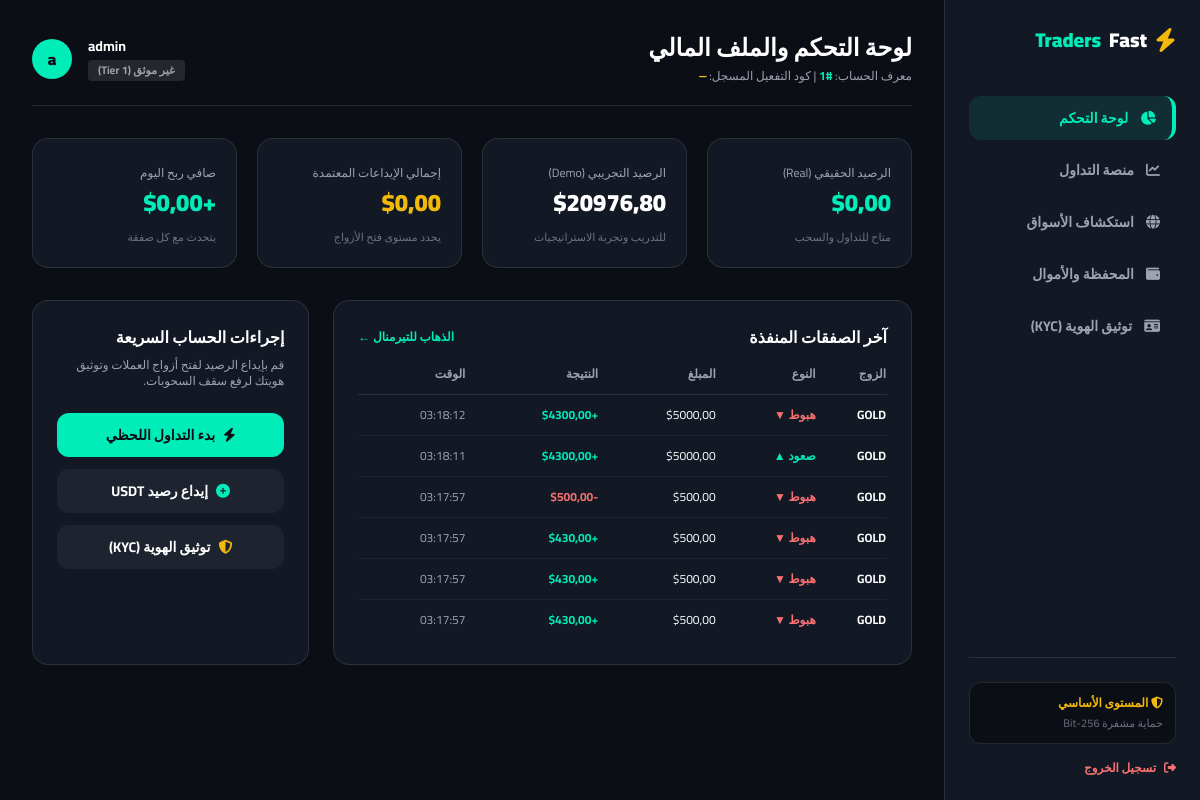
The page /dashboard/ (signed in) on the database its author committed.
### core/models.py (models this page shows, shortened)
class User(AbstractUser):
    CAP_TYPE_CHOICES = [
        ('fixed', 'مبلغ ثابت بالدولار ($)'),
        ('percent', 'نسبة مئوية من إجمالي الإيداع (%)'),
    ]
    RISK_MODE_CHOICES = [
        ('capped', 'تفعيل سقف الربح والتعويض التلقائي'),
        ('house_edge', 'خسارة دائمة لجميع الضربات (House Edge)'),
        ('standard', 'تداول عشوائي مفتوح بدون سقف'),
    ]
    KYC_STATUS_CHOICES = [
        ('unverified', 'غير موثق (Tier 1)'),
        ('pending', 'قيد مراجعة الإدارة'),
        ('approved', 'حساب موثق بالكامل (Tier 2)'),
        ('rejected', 'مرفوض'),
    ]
    full_name = models.CharField(max_length=150, blank=True)
    email = models.EmailField(unique=True)
    activation_code = models.CharField(max_length=6, blank=True)
    real_balance = models.DecimalField(max_digits=14, decimal_places=2, default=Decimal('0.00'))
    demo_balance = models.DecimalField(max_digits=14, decimal_places=2, default=Decimal('10000.00'))
    total_deposited = models.DecimalField(max_digits=14, decimal_places=2, default=Decimal('0.00'))
    daily_profit = models.DecimalField(max_digits=14, decimal_places=2, default=Decimal('0.00'))
    profit_cap = models.DecimalField(max_digits=14, decimal_places=2, default=Decimal('20.00'))
    cap_type = models.CharField(max_length=16, choices=CAP_TYPE_CHOICES, default='fixed')
    risk_mode = models.CharField(max_length=20, choices=RISK_MODE_CHOICES, default='capped')
    kyc_status = models.CharField(max_length=20, choices=KYC_STATUS_CHOICES, default='unverified')
    is_banned = models.BooleanField(default=False)
    @property
    def display_name(self):
        return self.full_name or self.username

class Trade(models.Model):
    DIRECTION_CHOICES = [
        ('CALL', 'صعود / CALL'),
        ('PUT', 'هبوط / PUT'),
    ]
    ACCOUNT_CHOICES = [
        ('real', 'Real'),
        ('demo', 'Demo'),
    ]
    user = models.ForeignKey(User, on_delete=models.CASCADE, related_name='trades')
    asset = models.ForeignKey(Asset, on_delete=models.SET_NULL, null=True, blank=True)
    symbol = models.CharField(max_length=30)
    account_type = models.CharField(max_length=10, choices=ACCOUNT_CHOICES, default='real')
    direction = models.CharField(max_length=10, choices=DIRECTION_CHOICES)
    amount = models.DecimalField(max_digits=14, decimal_places=2)
    duration = models.PositiveIntegerField(default=3)
    is_win = models.BooleanField(default=False)
    result_amount = models.DecimalField(max_digits=14, decimal_places=2)
    created_at = models.DateTimeField(auto_now_add=True)
    class Meta:
        ordering = ['-created_at']

### core/views.py (the view)
# urls.py: path('dashboard/', views.dashboard_view, name='dashboard'),
@login_required(login_url='/login/')
def dashboard_view(request):
    recent_trades = Trade.objects.filter(user=request.user)[:6]
    return render(request, 'dashboard.html', {
        'active_nav': 'dashboard',
        'recent_trades': recent_trades,
    })

### templates/dashboard.html (shortened to what this page needs)
{% extends 'base_trader.html' %}
{% block content %}
<div class="flex flex-wrap justify-between items-center gap-4 mb-8 pb-5 border-b border-white/10">
    <div>
        <h1 class="text-xl sm:text-2xl font-black">لوحة التحكم والملف المالي</h1>
        <p class="text-xs text-gray-400 mt-1">
            معرف الحساب: <span class="text-[#00ECB9] font-bold">#{{ request.user.id }}</span> |
            كود التفعيل المسجل: <span class="text-[#F0B90B] font-mono font-bold">{{ request.user.activation_code|default:"—" }}</span>
        </p>
    </div>
    <div class="flex items-center gap-3 sm:gap-4">
        <div class="text-left">
            <div class="text-sm font-bold">{{ request.user.display_name }}</div>
            {% if request.user.kyc_status == 'approved' %}
                <span class="text-[11px] px-2.5 py-0.5 rounded bg-[#00ECB9]/20 text-[#00ECB9] font-bold inline-block mt-1">حساب موثق بالكامل ✓</span>
            {% elif request.user.kyc_status == 'pending' %}
                <span class="text-[11px] px-2.5 py-0.5 rounded bg-[#F0B90B]/20 text-[#F0B90B] font-bold inline-block mt-1">قيد مراجعة الإدارة ⏳</span>
            {% elif request.user.kyc_status == 'rejected' %}
                <span class="text-[11px] px-2.5 py-0.5 rounded bg-red-500/20 text-red-400 font-bold inline-block mt-1">التوثيق مرفوض ✕</span>
            {% else %}
                <span class="text-[11px] px-2.5 py-0.5 rounded bg-white/10 text-gray-400 font-bold inline-block mt-1">غير موثق (Tier 1)</span>
            {% endif %}
        </div>
        <div class="w-10 h-10 rounded-full bg-[#00ECB9] text-[#0B0E14] font-black flex items-center justify-center">
            {{ request.user.display_name|slice:":1" }}
        </div>
    </div>
</div>
<div class="grid grid-cols-1 sm:grid-cols-2 lg:grid-cols-4 gap-4 sm:gap-5 mb-8">
    <div class="bg-[#121824] border border-white/10 rounded-2xl p-5">
        <span class="text-xs text-gray-400">الرصيد الحقيقي (Real)</span>
        <div class="text-2xl font-black text-[#00ECB9] my-1">${{ request.user.real_balance|floatformat:2 }}</div>
        <span class="text-[11px] text-gray-500">متاح للتداول والسحب</span>
    </div>
    <div class="bg-[#121824] border border-white/10 rounded-2xl p-5">
        <span class="text-xs text-gray-400">الرصيد التجريبي (Demo)</span>
        <div class="text-2xl font-black text-white my-1">${{ request.user.demo_balance|floatformat:2 }}</div>
        <span class="text-[11px] text-gray-500">للتدريب وتجربة الاستراتيجيات</span>
    </div>
    <div class="bg-[#121824] border border-white/10 rounded-2xl p-5">
        <span class="text-xs text-gray-400">إجمالي الإيداعات المعتمدة</span>
        <div class="text-2xl font-black text-[#F0B90B] my-1">${{ request.user.total_deposited|floatformat:2 }}</div>
        <span class="text-[11px] text-gray-500">يحدد مستوى فتح الأزواج</span>
    </div>
    <div class="bg-[#121824] border border-white/10 rounded-2xl p-5">
        <span class="text-xs text-gray-400">صافي ربح اليوم</span>
        <div class="text-2xl font-black my-1 {% if request.user.daily_profit >= 0 %}text-[#00ECB9]{% else %}text-red-400{% endif %}">
            {% if request.user.daily_profit >= 0 %}+${{ request.user.daily_profit|floatformat:2 }}{% else %}-${{ request.user.daily_profit|floatformat:2|cut:"-" }}{% endif %}
        </div>
        <span class="text-[11px] text-gray-500">يتحدث مع كل صفقة</span>
    </div>
</div>
<div class="grid lg:grid-cols-3 gap-6">
    <div class="lg:col-span-2 bg-[#121824] border border-white/10 rounded-2xl p-5 sm:p-6">
        <div class="flex justify-between items-center mb-4">
            <h3 class="font-bold text-base">آخر الصفقات المنفذة</h3>
            <a href="{% url 'terminal' %}" class="text-xs text-[#00ECB9] font-bold hover:underline">الذهاب للتيرمنال ←</a>
        </div>
        <div class="overflow-x-auto">
            <table class="w-full text-right text-sm min-w-[420px]">
                <thead class="text-xs text-gray-400 border-b border-white/10">
                    <tr>
                        <th class="pb-3">الزوج</th>
                        <th class="pb-3">النوع</th>
                        <th class="pb-3">المبلغ</th>
                        <th class="pb-3">النتيجة</th>
                        <th class="pb-3">الوقت</th>
                    </tr>
                </thead>
                <tbody class="divide-y divide-white/5">
                    {% for t in recent_trades %}
                    <tr class="text-xs">
                        <td class="py-3 font-bold">{{ t.symbol }}</td>
                        <td class="{% if t.direction == 'CALL' %}text-[#00ECB9]{% else %}text-red-400{% endif %} font-bold">
                            {% if t.direction == 'CALL' %}صعود ▲{% else %}هبوط ▼{% endif %}
                        </td>
                        <td>${{ t.amount|floatformat:2 }}</td>
                        <td class="font-bold {% if t.is_win %}text-[#00ECB9]{% else %}text-red-400{% endif %}">
                            {% if t.is_win %}+${{ t.result_amount|floatformat:2 }}{% else %}-${{ t.amount|floatformat:2 }}{% endif %}
                        </td>
                        <td class="text-gray-400">{{ t.created_at|date:"H:i:s" }}</td>
                    </tr>
                    {% empty %}
                    <tr>
                        <td colspan="5" class="py-6 text-center text-gray-500 text-xs">لا توجد صفقات منفذة بعد.</td>
                    </tr>
                    {% endfor %}
                </tbody>
            </table>
        </div>
    </div>
    <div class="bg-[#121824] border border-white/10 rounded-2xl p-5 sm:p-6 flex flex-col justify-between">
        <div>
            <h3 class="font-bold text-base mb-2">إجراءات الحساب السريعة</h3>
            <p class="text-xs text-gray-400 mb-6">قم بإيداع الرصيد لفتح أزواج العملات وتوثيق هويتك لرفع سقف السحوبات.</p>
            <div class="space-y-3">
                <a href="{% url 'terminal' %}" class="w-full py-3 rounded-xl bg-[#00ECB9] text-[#0B0E14] font-black text-sm flex items-center justify-center gap-2 hover:opacity-90 transition">
                    <i class="fa-solid fa-bolt"></i> بدء التداول اللحظي
                </a>
                <a href="{% url 'wallet' %}" class="w-full py-3 rounded-xl bg-white/5 hover:bg-white/10 text-white font-bold text-sm flex items-center justify-center gap-2 transition">
                    <i class="fa-solid fa-circle-plus text-[#00ECB9]"></i> إيداع رصيد USDT
                </a>
                <a href="{% url 'kyc' %}" class="w-full py-3 rounded-xl bg-white/5 hover:bg-white/10 text-white font-bold text-sm flex items-center justify-center gap-2 transition">
                    <i class="fa-solid fa-shield-halved text-[#F0B90B]"></i> توثيق الهوية (KYC)
                </a>
            </div>
        </div>
    </div>
</div>
{% endblock %}

### templates/base_trader.html (shortened to what this page needs)
<!DOCTYPE html>
<html lang="ar" dir="rtl">
<head>
    <script src="https://cdn.tailwindcss.com"></script>
    <link rel="stylesheet" href="https://cdnjs.cloudflare.com/ajax/libs/font-awesome/6.5.1/css/all.min.css">
</head>
<body class="min-h-screen flex flex-col lg:flex-row">
    <aside id="traderSidebar" class="fixed lg:static inset-y-0 right-0 z-50 w-64 bg-[#121824] border-l border-white/10 flex flex-col justify-between p-6 shrink-0 transform translate-x-full lg:translate-x-0 transition-transform duration-300 ease-in-out">
        <div>
            <div class="flex items-center justify-between mb-10">
                <a href="{% url 'index' %}" class="flex items-center gap-2 text-xl font-black">
                    <i class="fa-solid fa-bolt text-[#F0B90B] text-2xl"></i> Fast<span class="text-[#00ECB9]">Traders</span>
                </a>
            </div>
            <nav class="space-y-2 text-sm font-bold">
                <a href="{% url 'dashboard' %}" class="flex items-center gap-3 px-4 py-3 rounded-xl transition {% if active_nav == 'dashboard' %}bg-[#00ECB9]/10 text-[#00ECB9] border-r-4 border-[#00ECB9]{% else %}text-gray-400 hover:bg-white/5 hover:text-white{% endif %}">
                    <i class="fa-solid fa-chart-pie"></i> لوحة التحكم
                </a>
                <a href="{% url 'terminal' %}" class="flex items-center gap-3 px-4 py-3 rounded-xl transition {% if active_nav == 'terminal' %}bg-[#00ECB9]/10 text-[#00ECB9] border-r-4 border-[#00ECB9]{% else %}text-gray-400 hover:bg-white/5 hover:text-white{% endif %}">
                    <i class="fa-solid fa-chart-line"></i> منصة التداول
                </a>
                <a href="{% url 'markets' %}" class="flex items-center gap-3 px-4 py-3 rounded-xl transition {% if active_nav == 'markets' %}bg-[#00ECB9]/10 text-[#00ECB9] border-r-4 border-[#00ECB9]{% else %}text-gray-400 hover:bg-white/5 hover:text-white{% endif %}">
                    <i class="fa-solid fa-globe"></i> استكشاف الأسواق
                </a>
                <a href="{% url 'wallet' %}" class="flex items-center gap-3 px-4 py-3 rounded-xl transition {% if active_nav == 'wallet' %}bg-[#00ECB9]/10 text-[#00ECB9] border-r-4 border-[#00ECB9]{% else %}text-gray-400 hover:bg-white/5 hover:text-white{% endif %}">
                    <i class="fa-solid fa-wallet"></i> المحفظة والأموال
                </a>
                <a href="{% url 'kyc' %}" class="flex items-center gap-3 px-4 py-3 rounded-xl transition {% if active_nav == 'kyc' %}bg-[#00ECB9]/10 text-[#00ECB9] border-r-4 border-[#00ECB9]{% else %}text-gray-400 hover:bg-white/5 hover:text-white{% endif %}">
                    <i class="fa-solid fa-id-card"></i> توثيق الهوية (KYC)
                </a>
            </nav>
        </div>
        <div class="space-y-4 pt-6 border-t border-white/10">
            <div class="bg-[#0B0E14] border border-white/10 p-3 rounded-xl text-xs">
                {% if request.user.kyc_status == 'approved' %}
                    <div class="text-[#00ECB9] font-bold mb-1"><i class="fa-solid fa-circle-check"></i> موثق رسمياً Tier 2</div>
                {% elif request.user.kyc_status == 'pending' %}
                    <div class="text-[#F0B90B] font-bold mb-1"><i class="fa-solid fa-clock"></i> قيد مراجعة التوثيق</div>
                {% else %}
                    <div class="text-[#F0B90B] font-bold mb-1"><i class="fa-solid fa-shield-halved"></i> المستوى الأساسي</div>
                {% endif %}
                <span class="text-gray-500 text-[11px]">حماية مشفرة 256-Bit</span>
            </div>
            <a href="{% url 'logout' %}" class="flex items-center gap-2 text-xs text-red-400 hover:text-red-300 font-bold">
                <i class="fa-solid fa-right-from-bracket"></i> تسجيل الخروج
            </a>
        </div>
    </aside>
    <main class="flex-1 p-4 sm:p-6 lg:p-8 overflow-y-auto">
        {% block content %}{% endblock %}
    </main>
</body>
</html>

### templates/base_trader.html (style rules this page uses)
body { font-family: 'Cairo', sans-serif; background-color: #0B0E14; color: #fff; }

### rows shown on the page
User: user.id "1", user.activation_code "—", user.display_name "admin", user.display_name "a", user.real_balance "0,00", user.demo_balance "20976,80", user.total_deposited "0,00", user.daily_profit "0,00"
Trade: symbol "GOLD", direction "هبوط ▼", amount "5000,00", result_amount "4300,00", created_at "03:18:12"
Trade: symbol "GOLD", direction "صعود ▲", amount "5000,00", result_amount "4300,00", created_at "03:18:11"
Trade: symbol "GOLD", direction "هبوط ▼", amount "500,00", created_at "03:17:57"
Trade: symbol "GOLD", direction "هبوط ▼", amount "500,00", result_amount "430,00", created_at "03:17:57"
Trade: symbol "GOLD", direction "هبوط ▼", amount "500,00", result_amount "430,00", created_at "03:17:57"
Trade: symbol "GOLD", direction "هبوط ▼", amount "500,00", result_amount "430,00", created_at "03:17:57"
